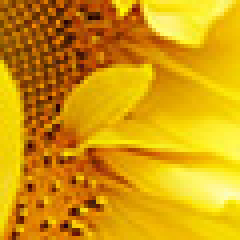
%> input picture fbyandex/opt/yandex/browser-beta/resources/wallpapers/15/15.jpg, 60 x 60 px, given in place of , which was not available (shown 4 times larger)
$ octave plasma_wallpaper_converter.m   (GNU Octave 9; MATLAB toolbox functions it lacks are replaced by stand-ins)
%> lines starting %> are read from the running program, lines starting %| are printed output that depends on the picture; pictures that were not available may be replaced by others from this repository, and a replacement may not be noted
#!/usr/bin/octave
ls
pkg load image
a=input("","s");
f=imread(a);
%> f is the input picture: size 60x60x3 uint8; mean R, G, B 212.8, 155.4, 11.9
mkdir("convert");
mkdir("convert/contents");
mkdir("convert/contents/images");
imwrite(imresize(f,[1024 1280]),"convert/contents/images/1280x1024.jpg");
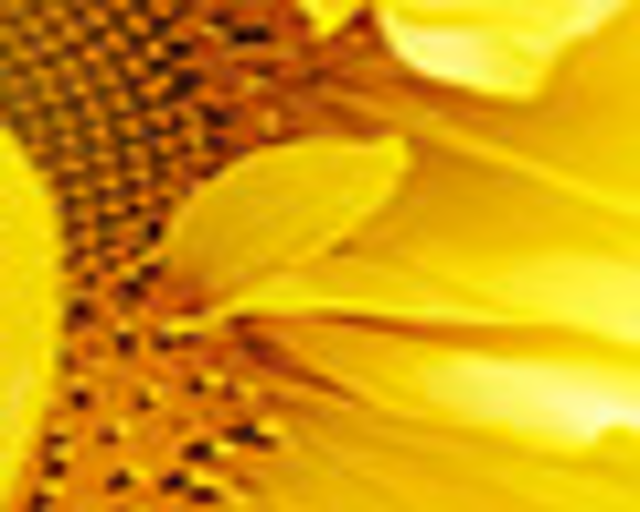
%> saved as 1280x1024.jpg: size 1024x1280x3 uint8 (shown at 1/2 size); mean R, G, B 212.8, 155.4, 12
imwrite(imresize(f,[1200 1600]),"convert/contents/images/1600x1200.jpg");
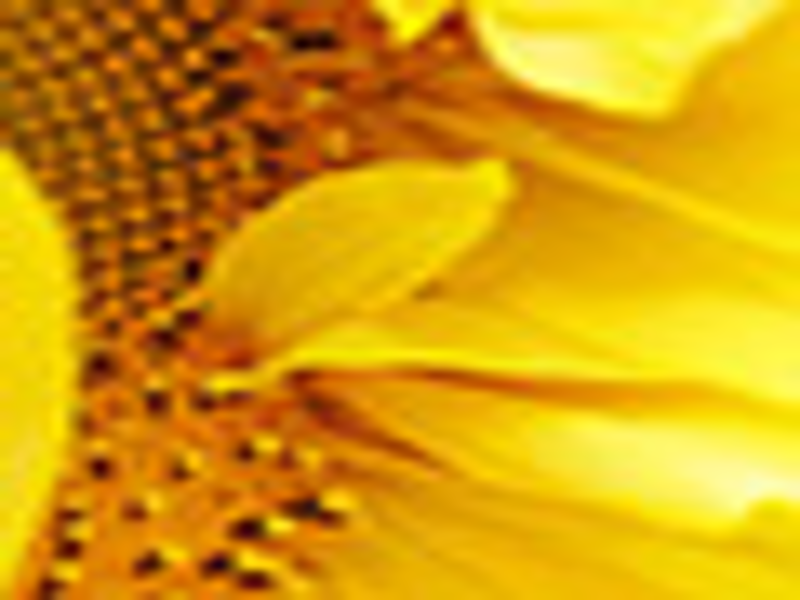
%> saved as 1600x1200.jpg: size 1200x1600x3 uint8 (shown at 1/2 size); mean R, G, B 212.8, 155.4, 12
imwrite(imresize(f,[1080 1920]),"convert/contents/images/1920x1080.jpg");
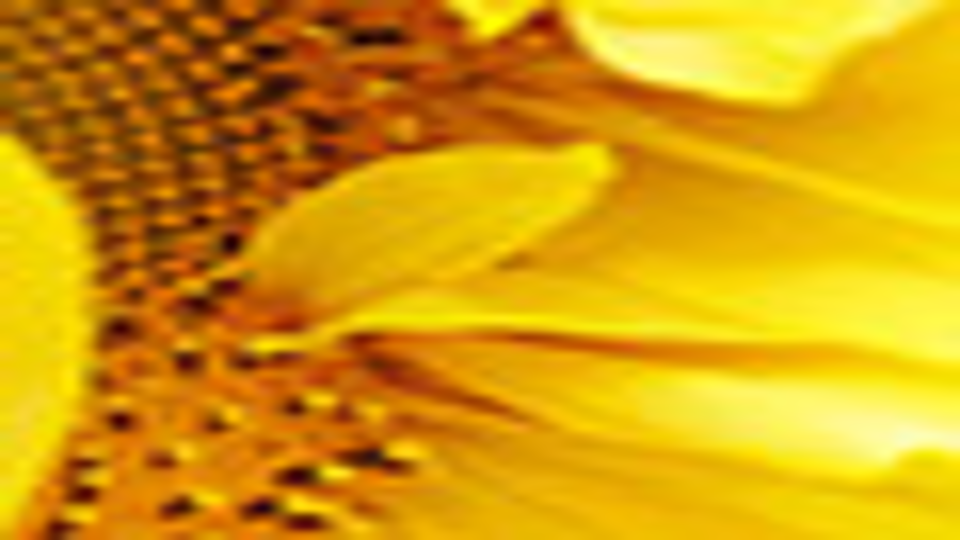
%> saved as 1920x1080.jpg: size 1080x1920x3 uint8 (shown at 1/2 size); mean R, G, B 212.8, 155.4, 12
imwrite(imresize(f,[1200 1920]),"convert/contents/images/1920x1200.jpg");
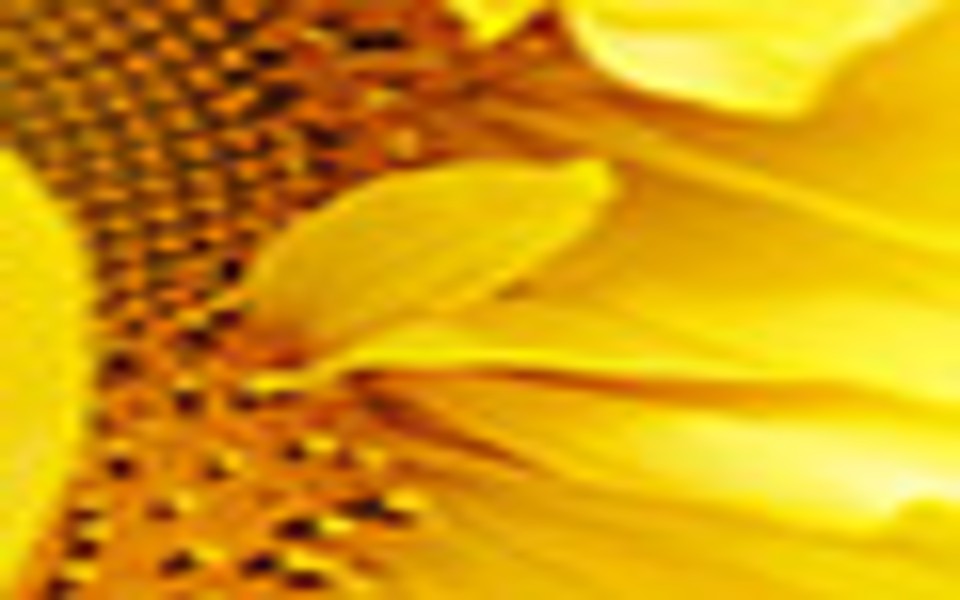
%> saved as 1920x1200.jpg: size 1200x1920x3 uint8 (shown at 1/2 size); mean R, G, B 212.8, 155.4, 12
imwrite(imresize(f,[250 400]),"convert/contents/screenshot.jpg");
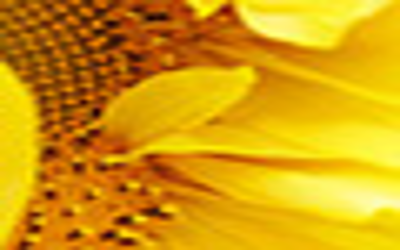
%> saved as screenshot.jpg: size 250x400x3 uint8; mean R, G, B 212.8, 155.4, 12
g=fopen("convert/metadata.desktop","w");
fdisp(g,"[Desktop Entry]");
fdisp(g,"Name=convert");
fdisp(g,"X-KDE-PluginInfo-Name=convert");
fdisp(g,"X-KDE-PluginInfo-Author=Ali Rıza KESKİN");
fdisp(g,"X-KDE-PluginInfo-Email=aliriza.keskin@pardustopluluk.org");
fdisp(g,"X-KDE-PluginInfo-License=LGPLv3");
fclose(g);
